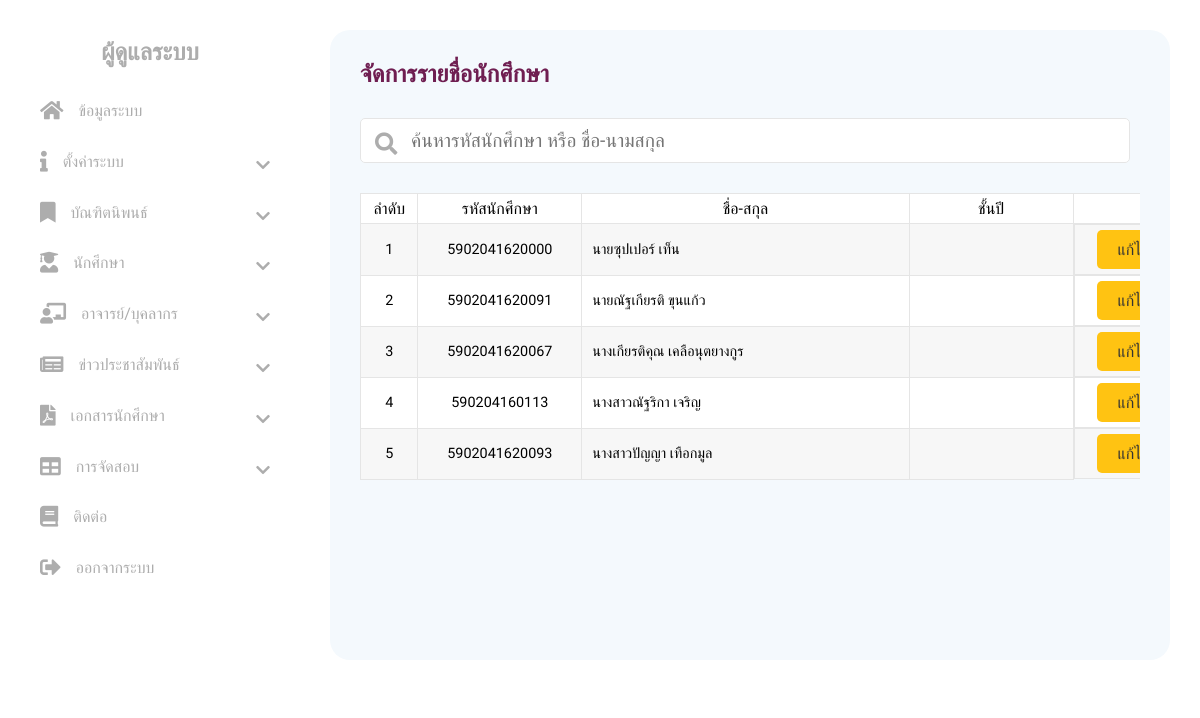
/admin/_student_manage.php, run on the app's committed database.
### tables this page shows
CREATE TABLE `student` (
  `student_id` int(10) NOT NULL,
  `tname` varchar(20) NOT NULL,
  `fname` varchar(100) NOT NULL,
  `lname` varchar(100) NOT NULL,
  `class` varchar(20) DEFAULT NULL,
  `field` varchar(200) DEFAULT NULL,
  `faculty` varchar(200) DEFAULT NULL,
  `email` varchar(60) NOT NULL,
  `tel` varchar(20) NOT NULL,
  `student_card` varchar(15) NOT NULL,
  `username` varchar(50) NOT NULL,
  `password` varchar(100) NOT NULL,
  `dateofbirth` varchar(20) NOT NULL,
  `status` int(1) NOT NULL,
  `research_id` int(10) NOT NULL,
  `create_up` varchar(20) NOT NULL
);

### admin/_student_manage.php (the view, shortened to what this page needs)
<!DOCTYPE html>
<html lang="en">
<head>
    <?php include('root.php'); ?>
    <?php include('import.php'); ?>
</head>
<body>
    <section class="main">
        <div class="sidebar">
            <?php include('sidebar.php'); ?>
        </div>
        <div class="dashboard">
            <h2 class="dashboard-title">จัดการรายชื่อนักศึกษา</h2>
            <div class="form-control-search">
                <div class="form-control-search-left">
                    <div class="form-control-search-left-top">
                        <input id="myInput" onkeyup="myFunction()"  type="search" class="txt-search" placeholder="ค้นหารหัสนักศึกษา หรือ ชื่อ-นามสกุล" />
                        <i class="fas fa-search txt-i-search"></i>
                    </div>
                </div>
            </div>
            <div class="table-scroll">
                <table class="table table-research" id="myTable">
                    <thead>
                        <tr>
                            <th class="w-50">ลำดับ</th>
                            <th class="w-150">รหัสนักศึกษา</th>
                            <th class="w-300">ชื่อ-สกุล</th>
                            <th class="w-150">ชั้นปี</th>
                            <th class="w-100">จัดการ</th>
                        </tr>
                    </thead>
                    <tbody>
                    <?php
             $count = 1 ;
    $stmt = $pdo->query("select * from student ");
    while($row = $stmt->fetch(PDO::FETCH_ASSOC)){
    ?>
                        <tr>
                            <td>
                                <p class="p-td-center"><?php echo $count ; ?></p>
                            </td>
                            <td>
                                <p class="p-td-center"><?php echo $row['student_card'] ; ?></p>
                            </td>
                            <td>
                                <p><?php echo $row['tname'] ; ?><?php echo $row['fname'] ; ?> <?php echo $row['lname'] ; ?></p>
                            </td>
                            <td>
                            </td>
                            <td class="btn-td-control">
                                <a href="student_edit.php?student_id=<?php echo $row['student_id'] ; ?>" class="btn btn-warning">แก้ไข</a>
                            </td>
                        </tr>
                        <?php
                        $count++ ;
            }
            ?>
                    </tbody>
                </table>
            </div>
        </div>
    </section>
</body>
</html>

### admin/import.php (shortened to what this page needs)
<link rel="stylesheet" href="../css/admin.css">
<link rel="stylesheet" href="https://cdnjs.cloudflare.com/ajax/libs/font-awesome/5.15.2/css/all.min.css" />
<link href="https://cdn.jsdelivr.net/npm/summernote@0.8.18/dist/summernote-lite.min.css" rel="stylesheet">

### admin/sidebar.php (shortened to what this page needs)
<div class="sidebar-top">
    <br><br>
    <h2 class="sb-sub-head">ผู้ดูแลระบบ</h2>
    <ul class="sb-ul">
        <li><a href="dashboard.php"><i class="fas fa-home fontawesome"></i>ข้อมูลระบบ</a></li>
        <li><a><i class="fas fa-info fontawesome"></i>ตั้งค่าระบบ<i class="fas fa-chevron-down chev-pos"></i></a>
        </li>
        <li><a><i class="fas fa-bookmark fontawesome"></i>บัณฑิตนิพนธ์<i class="fas fa-chevron-down chev-pos"></i></a>
        </li>
        <li><a><i class="fas fa-user-graduate fontawesome"></i>นักศึกษา<i class="fas fa-chevron-down chev-pos"></i></a>
        </li>
        <li><a><i class="fas fa-chalkboard-teacher fontawesome"></i>อาจารย์/บุคลากร<i class="fas fa-chevron-down chev-pos"></i></a>
        </li>
        <li><a><i class="fas fa-newspaper fontawesome"></i>ข่าวประชาสัมพันธ์<i class="fas fa-chevron-down chev-pos"></i></a>
        </li>
        <li><a><i class="fas fa-file-pdf fontawesome"></i>เอกสารนักศึกษา<i class="fas fa-chevron-down chev-pos"></i></a>
        </li>
        <li><a><i class="fas fa-table fontawesome"></i>การจัดสอบ<i class="fas fa-chevron-down chev-pos"></i></a>
        </li>
        <li><a href="contact.php"><i class="fas fa-book fontawesome"></i>ติดต่อ</a></li>
        <li><a href="logout.php"><i class="fas fa-sign-out-alt fontawesome"></i>ออกจากระบบ</a></li>
    </ul>
</div>

### css/admin.css (style rules this page uses)
* { margin: 0; padding: 0; box-sizing: border-box; font-family: 'Sarabun', sans-serif; }
:root { --theme-primary: #6F1E51; --theme-sub: #8e44ad; --theme-cut: #fff; --theme-cut-sub: #f1c40f; --theme-fade-f7: #f7f7f7; --theme-fade-e5: #e5e5e5; --theme-fade-ad: #adadad; --danger: #EA2027; --warning: #FFC312; --success: #1abc9c; --info: #3498db; }
.btn { display: flex; justify-content: center; align-items: center; text-decoration: none; border: none; font-size: 1rem; border-radius: 5px; transition: .3s ease; cursor: pointer; padding: 10px 20px; margin: 0 10px; }
.btn-warning { background: var(--warning); color: #333; }
.main { position: relative; width: 100%; height: calc(100vh - 110px); overflow: auto; display: flex; justify-content: center; }
.sidebar { max-width: 300px; width: 100%; overflow: auto; background: #fff; padding: 0 10px; z-index: 50; display: flex; flex-direction: column; justify-content: space-between; align-items: center; }
.sidebar-top, .sidebar-bottom { display: flex; flex-direction: column; align-items: center; width: 100%; }
.dashboard { width: 100%; overflow: auto; background: #F4F9FD; border-radius: 20px; padding: 30px; margin: 30px; }
.sb-sub-head { color: var(--theme-fade-ad); margin-bottom: 20px; }
.sb-ul { width: 100%; }
.sb-ul li { list-style: none; }
.sb-ul li a { display: flex; text-decoration: none; color: var(--theme-fade-ad); padding: 15px 30px; transition: .3s ease; border-radius: 10px; position: relative; cursor: pointer; }
.sb-ul li a .fontawesome { font-size: 1.3rem; margin-right: 15px; }
.chev-pos { position: absolute; right: 20px; top: 20px; transform: rotate(0deg); transition: .3s ease; }
.dashboard-title { color: var(--theme-primary); font-weight: 900; margin-bottom: 30px; }
.w-50 { width: 50px; }
.w-100 { width: 100px; }
.w-150 { width: 150px; }
.w-300 { width: 300px; }
.table-scroll { width: 100%; overflow-x: auto; }
.table { width: 100%; min-width: 900px; cursor: default; }
.table th, .table td { border: 1px solid #e5e5e5; padding: 5px 10px; background: #fff; }
.table th { font-weight: 500; }
.table, .table th, .table td { border-collapse: collapse; }
.table tbody tr:nth-child(odd) td { background: #f7f7f7; }
.p-td-center { text-align: center; }
.btn-td-control { width: 100%; display: flex; justify-content: center; }
.btn-td-control .btn { margin: 0 5px; }
.table-research p { font-size: .9rem; }
.form-control-search { width: 100%; display: flex; margin-bottom: 20px; }
.form-control-search-left { width: 100%; margin-right: 10px; }
.form-control-search-left-top { position: relative; }
.txt-search { width: 100%; font-size: 1.2rem; padding: 10px 10px 10px 50px; border-radius: 5px; border: 1px solid #e5e5e5; color: var(--color-primary); margin-bottom: 10px; }
.txt-i-search { position: absolute; top: 15px; left: 15px; font-size: 1.4rem; color: #adadad; }

### data on the page
student: student_card "5902041620000", tname "นาย", fname "ซุปเปอร์", lname "เท็น"
student: student_card "5902041620091", tname "นาย", fname "ณัฐเกียรติ", lname "ขุนแก้ว"
student: student_card "5902041620067", tname "นาง", fname "เกียรติคุณ", lname "เคลือนุตยางกูร"
student: student_card "590204160113", tname "นางสาว", fname "ณัฐริกา", lname "เจริญ"
student: student_card "5902041620093", tname "นางสาว", fname "ปัญญา", lname "เทือกมูล"
